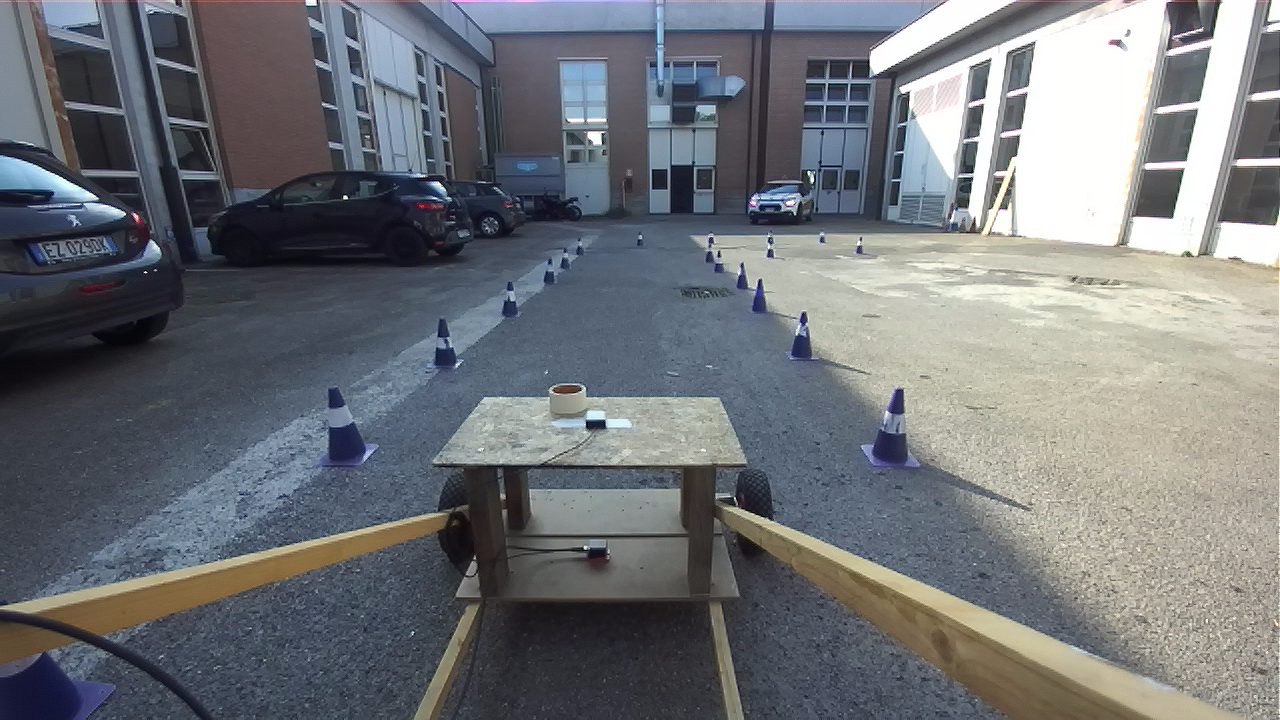
#> input picture code/PoC/image2.png, 1280 x 720 px
$ python proof_of_concept.py
#> lines starting #> are read from the running program, lines starting #| are printed output that depends on the picture
import cv2
import numpy as np
import matplotlib.pyplot as plt
from matplotlib.ticker import MultipleLocator
from matplotlib.patches import Polygon

ACCOUNT_FOR_DISTORTION = True

# [55 lines left out: functions click_event, backproject_pixel_to_ground_with_distortion, backproject_pixel_to_ground, not called in this run]

def main():
    # Calibration
    intrinsics = np.array([
        [530.487, 0.0, 648.425],
        [0.0, 530.603, 365.797],
        [0.0,     0.0,     1.0]
    ])
    h = 1.0
    translation = np.array([0.0, 0.0, h])
    rotation = np.array([
        [0,  0, 1],
        [-1, 0, 0],
        [0, -1, 0]
    ])
    distortion = np.array([-0.07456768657066797, 0.058448908740040065, -0.0005864815992339291, -9.326095667942688e-05, -0.02495779671549341 ])
    theta_deg = -20.0
    theta_rad = np.deg2rad(theta_deg)
    R_x = np.array([
        [1, 0, 0],
        [0, np.cos(theta_rad), -np.sin(theta_rad)],
        [0, np.sin(theta_rad),  np.cos(theta_rad)]
    ])
    rotation = rotation @ R_x

    # State for mouse callback
    state = {
        'clicked_points': [],
        'crosshair_color': (255, 255, 255),
        'marker_color': (0, 165, 255),
        'font': cv2.FONT_HERSHEY_SIMPLEX,
        'img_display': None,
        'overlay': None,
        'mouse_pos': (0, 0)
    }

    img = cv2.imread('image2.png')
#> img is the input picture: shape (720, 1280, 3); mean B, G, R 120.2, 116.1, 112.8
    state['img_display'] = img.copy()
    state['overlay'] = img.copy()

    cv2.namedWindow("Select Cones")
    cv2.setMouseCallback("Select Cones", click_event, param=state)

    while True:
        cv2.imshow("Select Cones", state['overlay'])
        key = cv2.waitKey(1) & 0xFF
#> (key q is pressed here)
        if key == ord('q'):
            break

    cv2.destroyAllWindows()

    # Backproject to 3D world
    real_world_points = np.empty((0, 3))
    for i, (u, v) in enumerate(state['clicked_points']):
        if ACCOUNT_FOR_DISTORTION:
            X_world = backproject_pixel_to_ground_with_distortion(u, v, K=intrinsics, D=distortion, R=rotation, t=translation)
        else:
            X_world = backproject_pixel_to_ground(u, v, K=intrinsics, R=rotation, t=translation)
        X_world = X_world.reshape(-1)
        real_world_points = np.vstack([real_world_points, X_world])
        formatted = ", ".join(f"{x:.2f}" for x in X_world)
        print(f"{i+1:02d}. Pixel ({u}, {v}) -> World: Cone_{i+1} = ({formatted})")
#> this loop made 0 passes

    X = real_world_points[:, 0]
    Y = real_world_points[:, 1]

    # Visualization
    plt.figure(figsize=(10, 6))
    ax = plt.gca()
    cone_height = 0.6
    cone_width = 0.25
    for i, (x, y) in enumerate(zip(X, Y)):
        base_left  = (y - cone_width/2, x)
        base_right = (y + cone_width/2, x)
        # tip set back by cone_height:
        tip        = (y,            x + cone_height)

        triangle = np.array([base_left, base_right, tip])
        cone_patch = Polygon(triangle, closed=True, facecolor='blue', edgecolor='black', zorder=3)
        ax.add_patch(cone_patch)
        plt.text(
            y + cone_width / 2 - 0.30,
            x,
            str(i + 1),
            fontsize=12,
            fontweight='bold',
            color='black',
            verticalalignment='bottom',
            zorder=5
        )
    plt.axvline(0, color='black', linestyle='--', linewidth=1)
    plt.axhline(0, color='black', linestyle='--', linewidth=1)
    plt.title('Cone Positions in Vehicle Frame', fontsize=16, fontweight='bold')
    plt.xlabel('Lateral Position Y (m)', fontsize=14)
    plt.ylabel('Forward Position X (m)', fontsize=14)
    plt.grid(True, which='both', linestyle='--', linewidth=0.5)
    plt.minorticks_on()
    plt.tick_params(axis='both', which='major', labelsize=12)
    plt.gca().xaxis.set_major_locator(MultipleLocator(2.0))
    plt.gca().yaxis.set_major_locator(MultipleLocator(2.0))
    plt.axis('equal')
    plt.gca().invert_xaxis()
    plt.tight_layout()
    plt.show()
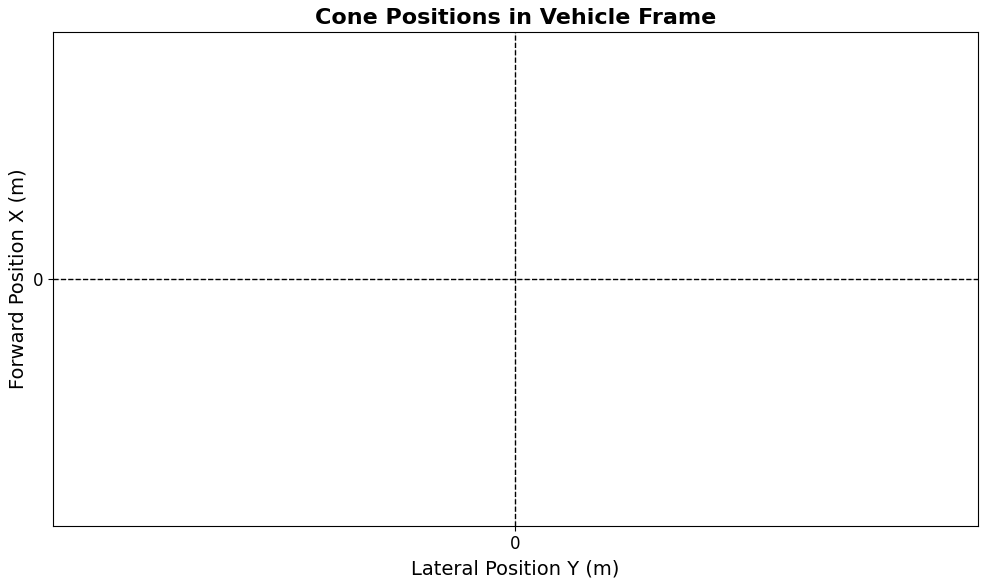
#> figure drawn by matplotlib, 1 panel

if __name__ == "__main__":
    main()
